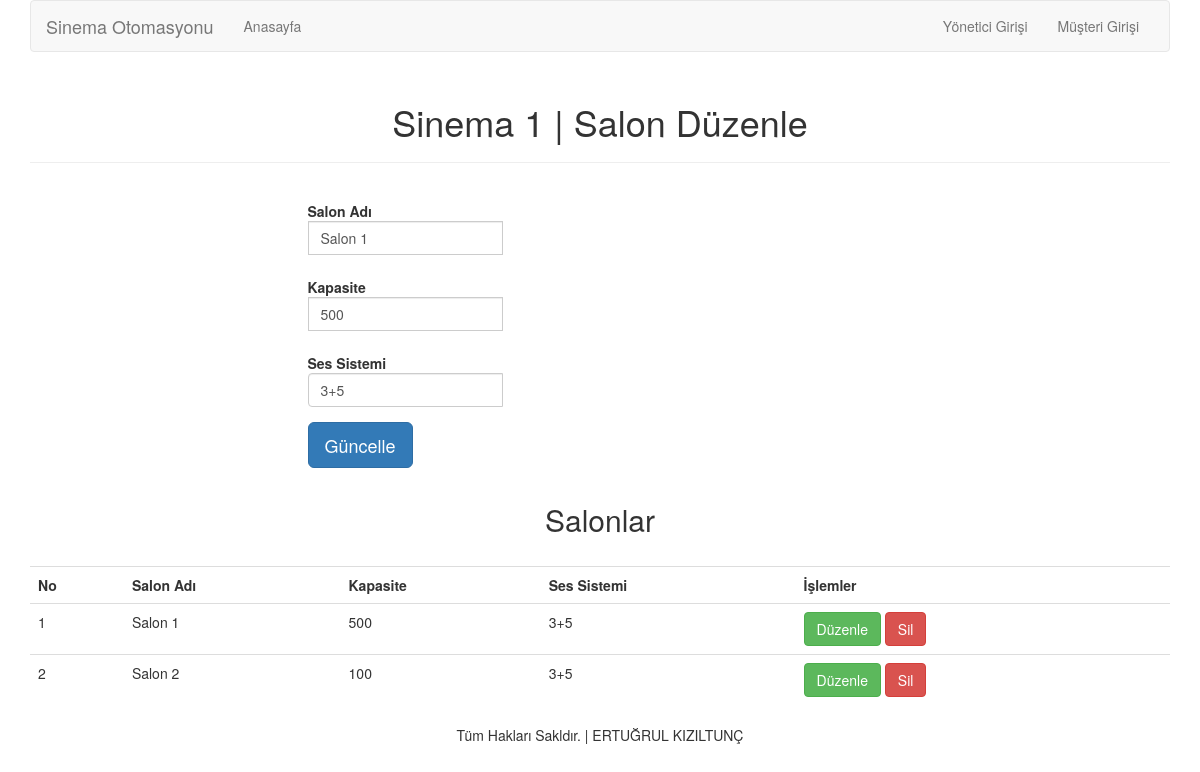
/salon_duzenle.php?sinema_id=2&salon_id=1, run on the app's committed database.
### tables this page shows
CREATE TABLE `sinemalar` (
  `sinema_id` int(11) NOT NULL,
  `adi` varchar(255) NOT NULL,
  `yeri` text NOT NULL,
  `salon_sayisi` int(11) NOT NULL
);

CREATE TABLE `salonlar` (
  `salon_id` int(11) NOT NULL,
  `sinema_id` int(11) NOT NULL,
  `salon_adi` text NOT NULL,
  `kapasite` int(11) NOT NULL,
  `ses_sistemi` text NOT NULL
);

### salon_duzenle.php (the view, shortened to what this page needs)
<?php
	include "inc/header.php";
	$sinema_id=$_REQUEST["sinema_id"];
	$salon_id=$_REQUEST["salon_id"];
	$sinema = mysql_fetch_array(mysql_query("select * from sinemalar where sinema_id='$sinema_id'"));
	$salon = mysql_fetch_array(mysql_query("select * from salonlar where salon_id='$salon_id'"));
?>
<div class="container">
			<div class="row main">
				<div class="panel-heading">
	               <div class="panel-title text-center">
	               		<h1 class="title"><?=$sinema["adi"]?> | Salon Düzenle</h1>
	               		<hr />
	               	</div>
	            </div>
	            <div class="col-md-6 col-md-offset-3">
				<div >
					<form class="form-horizontal" method="post" action="?salon_id=<?=$salon_id?>">
						<div class="form-group">
							<label for="name" class="cols-sm-2 control-label">Salon Adı</label>
							<div class="cols-sm-10">
								<div class="input-group">
									<input type="text" class="form-control" value="<?=$salon["salon_adi"]?>" name="salon_adi"   />
								</div>
							</div>
						</div>
						<div class="form-group">
							<label for="name" class="cols-sm-2 control-label">Kapasite</label>
							<div class="cols-sm-10">
								<div class="input-group">
									<input type="text" class="form-control" value="<?=$salon["kapasite"]?>" name="kapasite"   />
								</div>
							</div>
						</div>
						<div class="form-group">
							<label for="name" class="cols-sm-2 control-label">Ses Sistemi</label>
							<div class="cols-sm-10">
								<div class="input-group">
									<input type="text" class="form-control"  value="<?=$salon["ses_sistemi"]?>" name="ses_sistemi"   />
								</div>
							</div>
						</div>
						<div class="form-group">
							<button type="submit" class="btn btn-primary btn-lg login-button">Güncelle</button>
						</div>
					</form>
				</div>
				</div>
			</div>
		</div>
<div class="container">
		<div class="row">
			<div class="col-md-12 text-center"> <h2> Salonlar</h2></div>
			<div class="col-md-12">
				<table class="table" style="margin-top:20px;">
					<tr>
						<th>No </th>
						<th> Salon Adı</th>
						<th>Kapasite</th>
						<th> Ses Sistemi</th>
						<th> İşlemler</th>
					</tr>
						<?php
							$sor = mysql_Query("select * from salonlar where sinema_id='$sinema_id' order by salon_adi asc");
							if(mysql_num_rows($sor) == 0) {
								echo ' <tr> <td colspan="5" class="text-center"> Salon Yok</td></tr>';
							}else {
								while($sinema = mysql_fetch_array($sor)) {
									echo '
									<tr>
										<td> '.$sinema["salon_id"].'</td>
										<td> '.$sinema["salon_adi"].'</td>
										<td> '.$sinema["kapasite"].'</td>
										<td> '.$sinema["ses_sistemi"].'</td>
										<td>
										<a class="btn btn-success" href="salon_duzenle.php?sinema_id='.$sinema_id.'&salon_id='.$sinema["salon_id"].'"> Düzenle</a>
										<a class="btn btn-danger" href="?act=sil&salon_id='.$sinema["salon_id"].'&sinema_id='.$sinema_id.'"> Sil</a>
										</td>
									</tr>
									';
								}
							}
						?>
				</table>
			</div>
		</div>
	</div>
<?php
	include "inc/footer.php";
?>

### data on the page
sinemalar: adi "Sinema 1"
salonlar: salon_adi "Salon 1", kapasite "500", ses_sistemi "3+5", salon_id "1"
salonlar: salon_id "2", salon_adi "Salon 2", kapasite "100", ses_sistemi "3+5"
